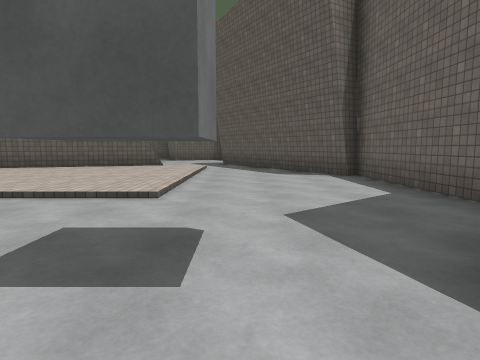
[1] (above)

20 first-person views from a walk through a 3-D level made in the Unity game engine. The camera is 1.3 m above the floor, tilts 6° down and sees 75° across. The floor is counted in squares, 2 m on a side. Each view is taken from the middle of a square. On the plan, view 1 faces up. The plan holds only what a view shows up to about 10 squares ahead; the rest is blank. The place goes on beyond the plan. Some animated figures are left out. Surface patterns are stand-ins for the level's own textures.

[2]
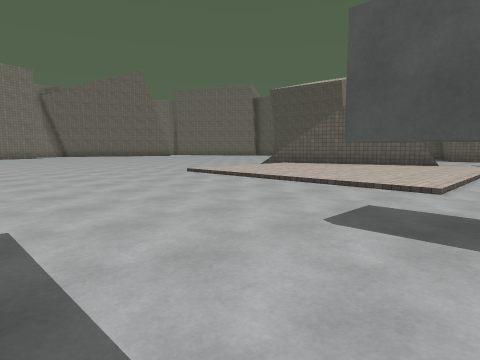

[3]
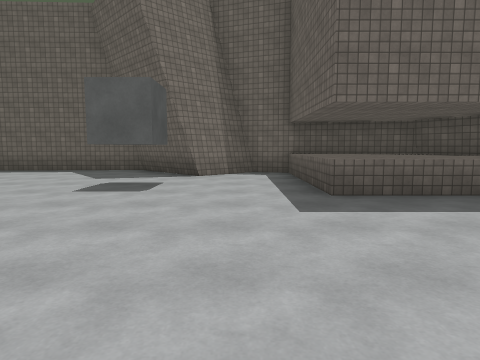

[4]
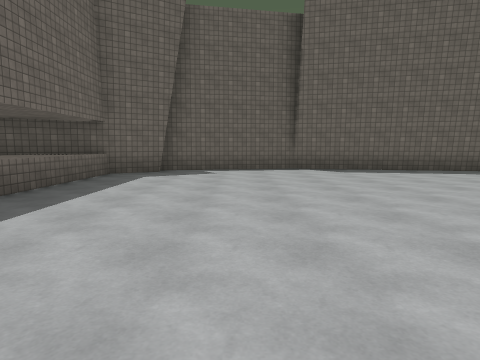

[5]
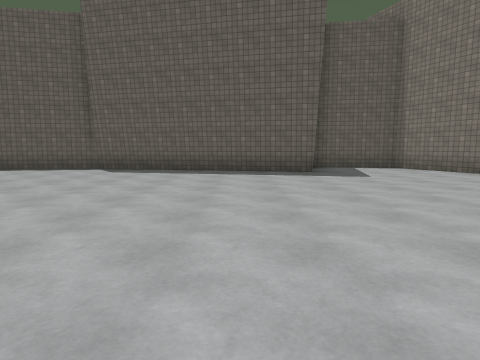

[6]
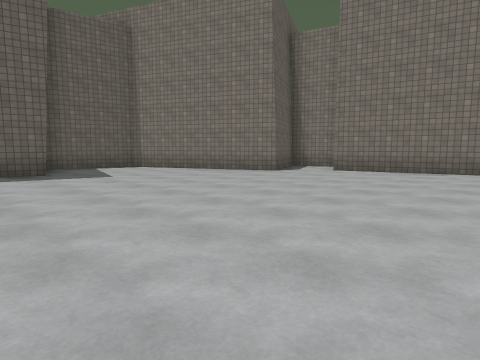

[7]
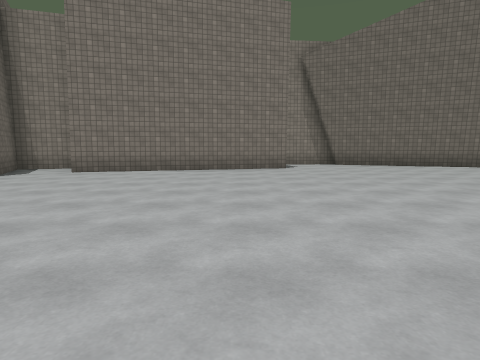

[8]
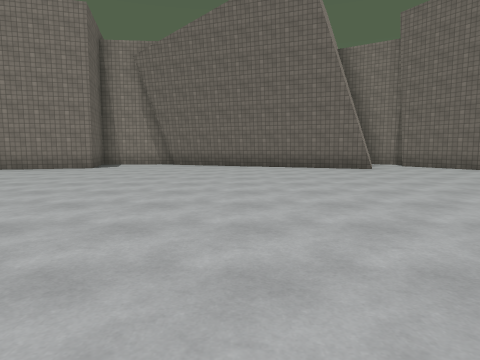

[9]
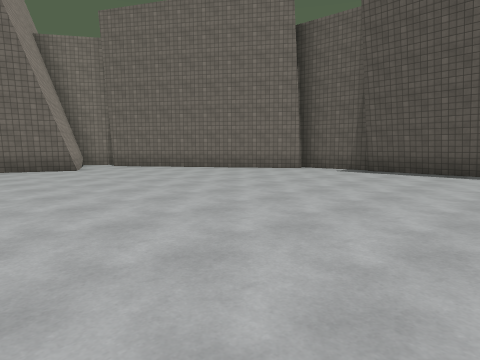

[10]
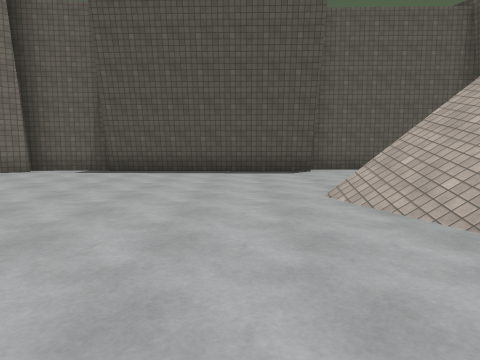

[11]
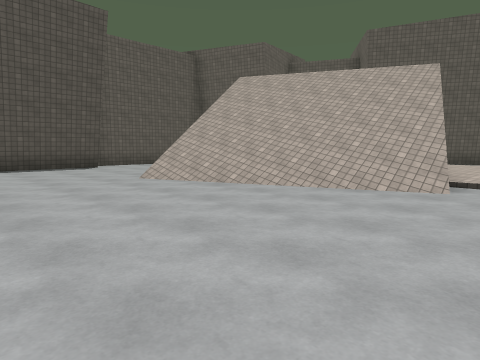

[12]
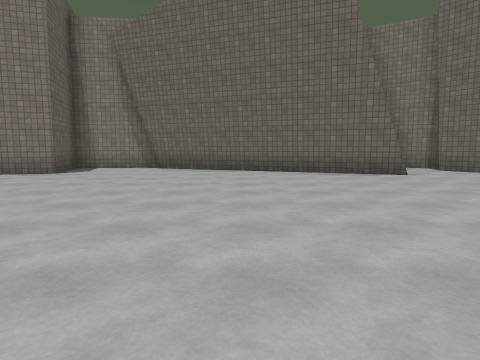

[13]
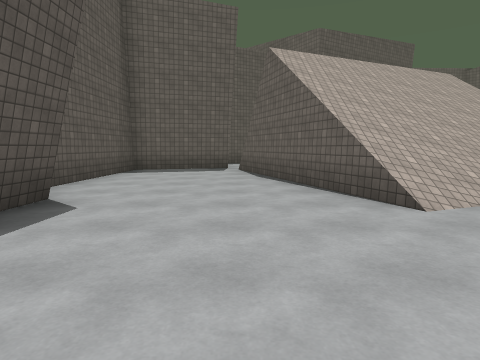

[14]
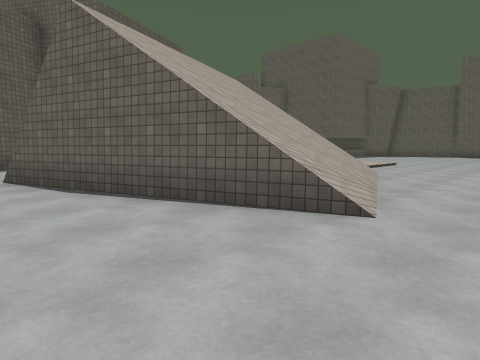

[15]
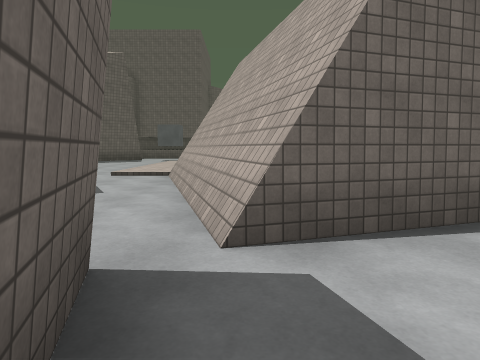

[16]
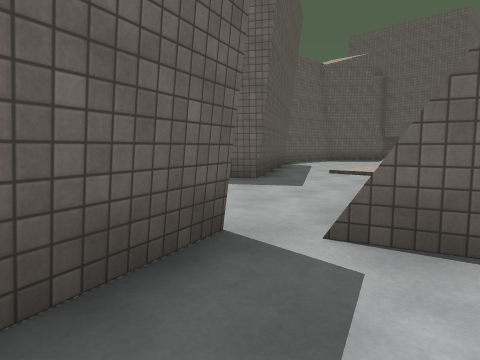

[17]
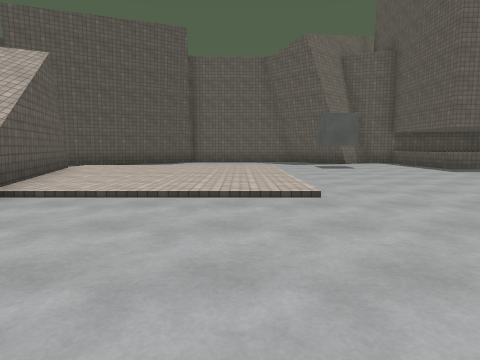

[18]
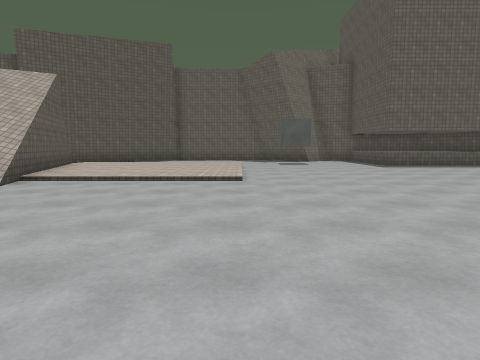

[19]
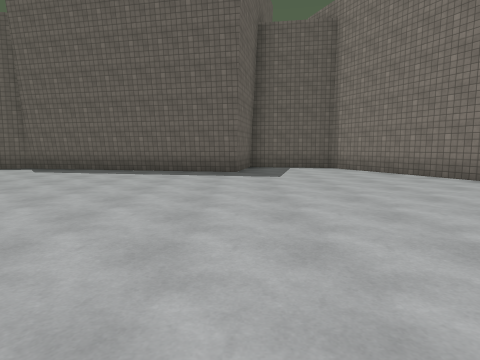

[20]
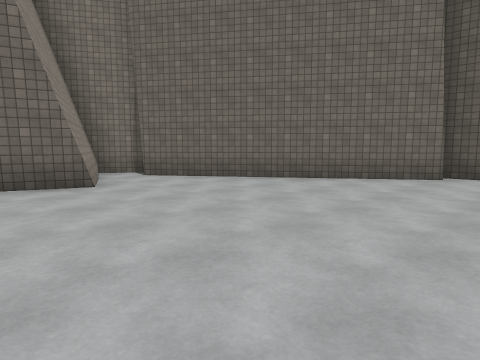

### Floor plan
Key: @ floor where view 1 was taken; # wall or solid block; . main floor; : floor 0.25 m higher than the main floor; / step, stairs or slope; = window, fence, low wall or low ledge; ^ raised ledge; v drop or lower ground; O other object.
Columns run from 23 left of view 1 to 3 right of it. Each row starts with its distance up from view 1.
 18       ###############
 17      ##.............#
 16    ###..............#
 15   ##...............#...#
 14 ###............/#/##...#
 13 #............/////v#....
 12 ###.........../////##..#
 11   #.........../////v#..##
 10  ##............////=#//.##
  9  #............./////::/..#
  8  #............./#:::::/..##
  7 ##............../:::::/...#
  6 #.............../:::::/...#
  5 #.............../:::::/...#
  4 #...............///////...#
  3 ###.......................#
  2   #...................O..##
  1   ##.....................#
  0    #...................@.#
 -1    #.....................#
 -2   ##..................^^^^
 -3   #...................^^^^
 -4   #.##................^^^
 -5   ####................#^
 -6      ##..............#^
 -7       #...######...###
 -8       #####    #####

Positions as (right, up) in squares from view 1, and headings:
1: (0, 0), facing up
2: (0, -1), facing up-left
3: (-6, 0), facing right
4: (-5, 2), facing down
5: (-11, 2), facing down
6: (-11, 2), facing down-left
7: (-11, 2), facing left
8: (-11, 8), facing left
9: (-11, 9), facing up-left
10: (-11, 9), facing up
11: (-13, 7), facing up-right
12: (-13, 8), facing left
13: (-13, 15), facing right
14: (-11, 16), facing down-right
15: (-4, 17), facing down
16: (-5, 17), facing down-right
17: (-11, 5), facing right
18: (-13, 4), facing right
19: (-13, 2), facing down
20: (-15, 10), facing up-left
